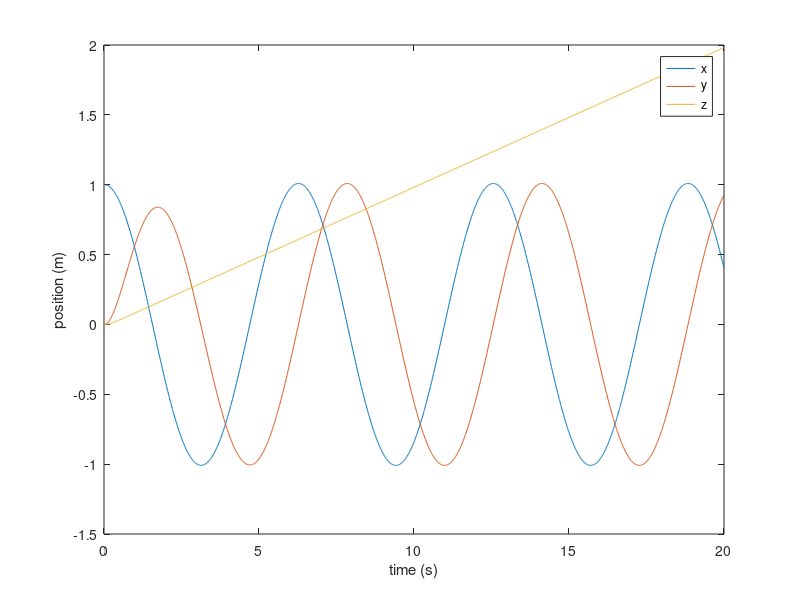
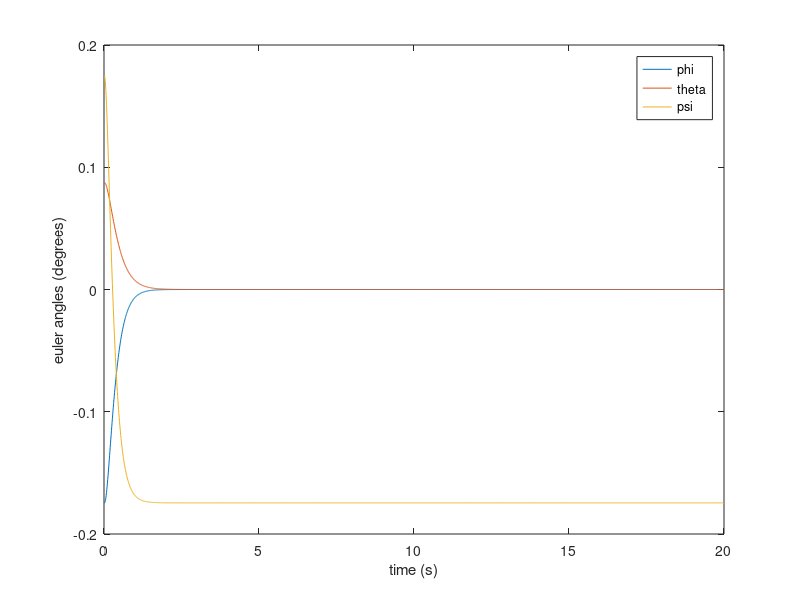
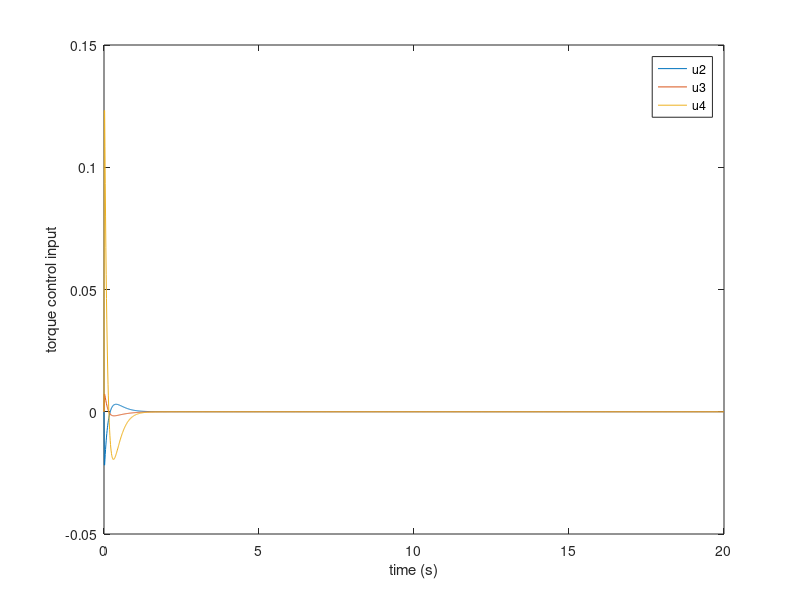
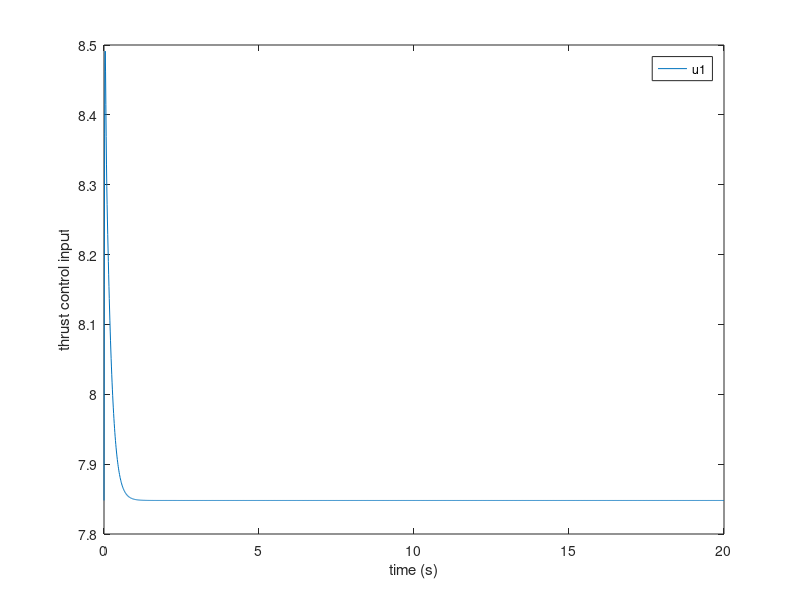

Reproduce these figures in MATLAB, in order.
close all
clear all 
clc

global M g Ixx Iyy Izz l b d
M = 0.8;
g = 9.81;
l = 0.25;
b = 3*10^-6;
d = 10^-7;
Ixx = 0.005;
Iyy = 0.005;
Izz = 0.01;

I = [Ixx 0 0; 0 Iyy 0; 0 0 Izz];

%% initial and desired parameters
euler = [-10*pi/180 5*pi/180, 10*pi/180]';
eulerdot = [0 0 0]';
pos = [1 0 0]';
posdot = [0 0 0]';

psid = -10*pi/180;
% xd = 5;
% yd = 4;
% zd = 8;

%% Simulation

a1 = (Iyy-Izz)/Ixx;
a2 = (Izz-Ixx)/Iyy;
a3 = (Ixx-Iyy)/Izz;
b1 = l/Ixx;
b2 = l/Iyy;
b3 = 1/Izz;

x = [euler(1);eulerdot(1);euler(2);eulerdot(2);euler(3);eulerdot(3);pos(3);posdot(3);pos(1);posdot(1);pos(2);posdot(2)];

c1 = 6;
c2 = 4;
c3 = 5.2;
c4 = 3;
c5 = 7;
c6 = 4.9;
c7 = 6.125;
c8 = 31.5;
c9 = 1.725;
c10 = 0.63;
c11 = 1.725;
c12 = 0.63;

u1 = M*g;
u2 = 0;
u3 = 0;
u4 = 0;
ux = 0;
uy = 0;

dt = 0.01;
for k = 1:2000
    
    xdes = [0;0;0;0;psid;0;0.1*k*dt;0.1;cos(k*dt);-sin(k*dt);sin(k*dt);cos(k*dt)];
    xddes = [0;0;0;0;0;0;0;0;-sin(k*dt);-cos(k*dt);cos(k*dt);-sin(k*dt)];
    xdddes = [0;0;0;0;0;0;0;0;-cos(k*dt);sin(k*dt);-sin(k*dt);-cos(k*dt)];
    ref(:,k) = [xdes(9),xdes(11),xdes(7)]';
    
    e1 = xdes(1)-x(1,k);
    e2 = x(2,k)-xddes(1)-c1*e1;
    e3 = xdes(3)-x(3,k);
    e4 = x(4,k)-xddes(3)-c3*e3;
    e5 = xdes(5)-x(5,k);
    e6 = x(6,k)-xddes(5)-c5*e5;
    e7 = xdes(7)-x(7,k);
    e8 = x(8,k)-xddes(7)-c7*e7;
    e9 = xdes(9)-x(9,k);
    e10 = x(10,k)-xddes(9)-c9*e9;
    e11 = xdes(11)-x(11,k);
    e12 = x(12,k)-xddes(11)-c11*e11;
    
    u2(k+1) = (e1 - a1*x(4,k)*x(6,k) + xdddes(1) - c2*e2 + c1*(xddes(1)-x(2,k)))./b1;
    u3(k+1) = (e3 - a2*x(2,k)*x(6,k) + xdddes(3) - c4*e4 + c3*(xddes(3)-x(4,k)))./b2;
    u4(k+1) = (e5 - a3*x(2,k)*x(4,k) + xdddes(5) - c6*e6 + c5*(xddes(5)-x(6,k)))./b3;
    u1(k+1) = M*(g + e7 + xdddes(7) - c8*e8 + c7*(xddes(7)-x(8,k)))./(cos(x(1,k))*cos(x(3,k)));
    
    ux(k+1) = M*(e9 + xdddes(9) - c10*e10 + c9*(xddes(9)-x(10,k)))./u1(k);
    uy(k+1) = M*(e11 + xdddes(11) - c12*e12 + c11*(xddes(11)-x(12,k)))./u1(k);
    
    xdot = [x(2,k); x(4,k)*x(6,k)*a1 + u2(k)*b1; x(4,k); x(2,k)*x(6,k)*a2 + u3(k)*b2; x(6,k); x(2,k)*x(4,k)*a3 + u4(k)*b3; x(8,k); u1(k)/M*cos(x(1,k))*cos(x(3,k)) - g; x(10,k); u1(k)*ux(k)/M; x(12,k); u1(k)*uy(k)/M];
    
    x(:,k+1) = x(:,k) + xdot*dt;
    
    euler(:,k+1) = [x(1,k+1);x(3,k+1);x(5,k+1)];
    eulerdot(:,k+1) = [x(2,k+1);x(4,k+1);x(6,k+1)];
    pos(:,k+1) = [x(9,k+1);x(11,k+1);x(7,k+1)];
    posdot(:,k+1) = [x(10,k+1);x(12,k+1);x(8,k+1)];
    
    error_x(:,k) = ref(:,k) - pos(:,k);
end

%% Plots

t = 0:0.01:20;
%numel(t)
figure(1)
plot(t,pos(1,:),t,pos(2,:),t,pos(3,:));
legend("x","y","z")
xlabel("time (s)")
ylabel("position (m)")

%numel(t)
figure(2)
plot(t,euler(1,:),t,euler(2,:),t,euler(3,:));
legend("phi","theta","psi")
xlabel("time (s)")
ylabel("euler angles (degrees)")
% 
% %numel(t)
% figure(3)
% plot(t,eulerdot(1,:)*180/pi,t,eulerdot(2,:)*180/pi,t,eulerdot(3,:)*180/pi);
% legend("phidot","thetadot","psidot")
% xlabel("time (s)")
% ylabel("anglular velocities (degrees/s)")
% 
t = linspace(0,20,2001);
%numel(t)
figure(4)
plot(t,u2*-0.25,t,u3*-0.25,t,u4*-1);
legend("u2","u3","u4")
xlabel("time (s)")
ylabel("torque control input")
%ylim([-0.05 0.15])

t = linspace(0,20,2001);
%numel(t)
figure(5)
plot(t,u1);
legend("u1")
xlabel("time (s)")
ylabel("thrust control input")
%ylim([4.5 6])

figure(6)
plot3(pos(1,:),pos(2,:),pos(3,:))
hold on
plot3(ref(1,:),ref(2,:),ref(3,:))
xlabel("X")
ylabel("Y")
zlabel("Z")
zlim([0 2.5])
hold off
grid on
legend('Actual Path','Reference Path')

t = linspace(0,20,2000);
figure(7)
plot(t,error_x(1,:),t,error_x(2,:),t,error_x(3,:)),legend('ex','ey','ez')
xlabel("time")
ylabel("error (m)")
